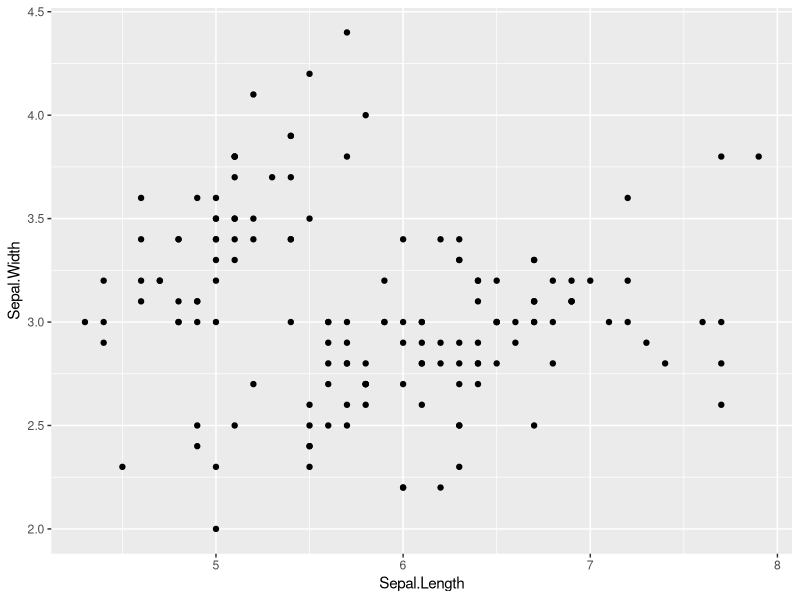
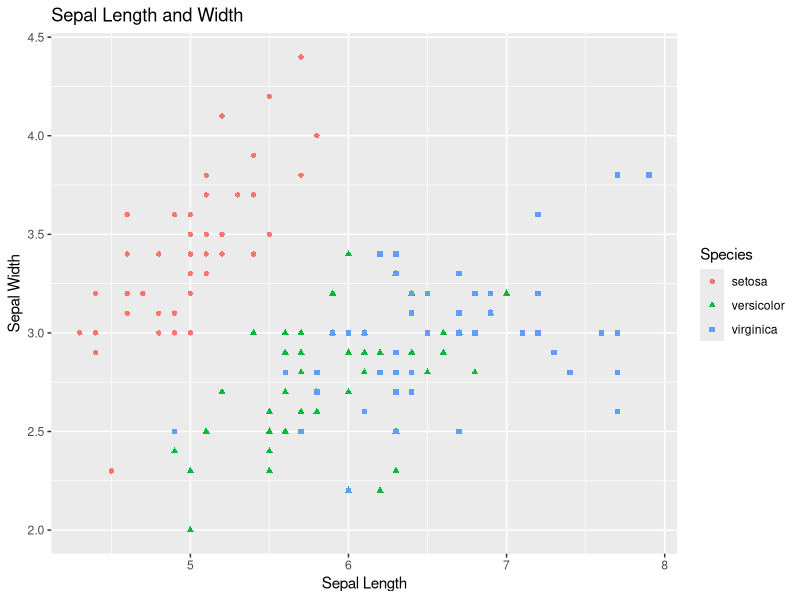
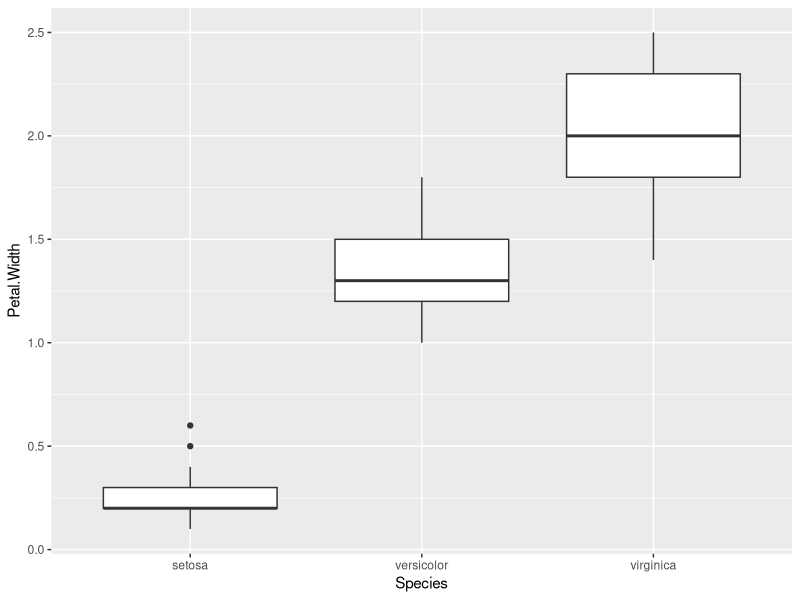
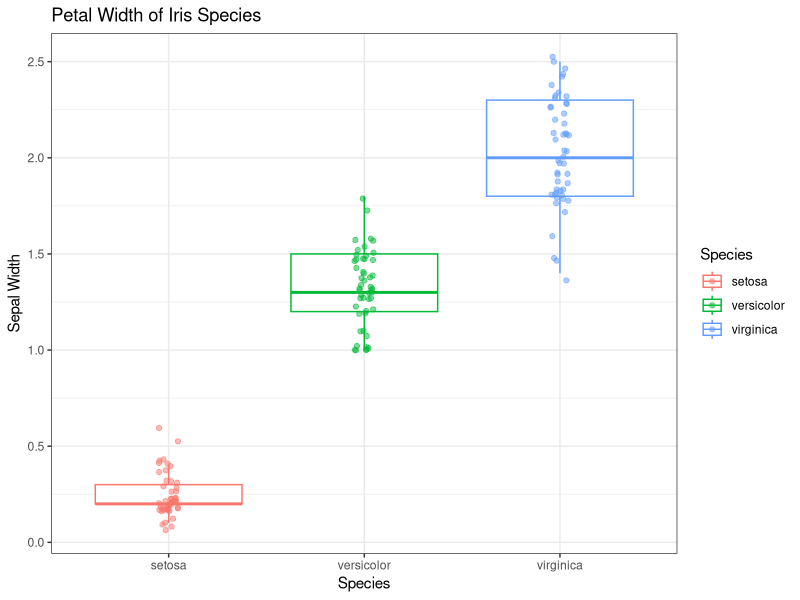

Source code (R) for these figures, in order:
## ---- chunk 1
knitr::opts_chunk$set(echo = TRUE)
## ---- chunk 2
weight_kg <- 55
## ---- chunk 3
df <- data.frame(numeric = c(1,7,3),
                 character = c("S", "A", "M"),
                 logical = c(TRUE, FALSE, TRUE))
df
## ---- chunk 4
tabl <- "
| Column            | Description                                   |
|-------------------|:----------------------------------------------|
| Sepal.Length	     | Sepal length in centimeters                   |                       
| Sepal.Width	     | Sepal width in centimeters                    |
| Petal.Length	     | Petal length in centimeters                   |
| Petal.Width	     | Petal width in centimeters                    |
| Species	          | Name of species name                          |
"
cat(tabl)
## ---- chunk 5
# To see data sets available
data()

# Load the data set of choice, use the data set name as the argument to `data()`
data(iris)
## ---- chunk 6
library(ggplot2)

# Scatter Plot
plot_1 <- ggplot(data = iris, aes(x = Sepal.Length, y = Sepal.Width)) 

# Basic scatter plot adding a `geom_point()` layer
plot_1 + 
  geom_point()

# Colorful scatter plot adding aesthetic mappings to the `geom_point()` layer and labels
plot_1 + 
  geom_point(aes(color = Species, shape = Species)) +
  labs(
    x = "Sepal Length",
    y = "Sepal Width",
    title = "Sepal Length and Width")
## ---- chunk 7
# Boxplot
plot_2 <- ggplot(data = iris, aes(x = Species , y = Petal.Width)) 

# Basic boxplot adding a `geom_boxplot()` layer
plot_2 +
  geom_boxplot()
  
# Colorful boxplot adding more layers and aesthetic mappings to the data
plot_2 + 
  geom_boxplot(aes(color = Species), 
               outlier.colour = NA, 
               position = "dodge") +
  geom_jitter(aes(color = Species, 
                  x = Species), 
              position = position_jitter(width = .05), 
              alpha = 0.5) +
  scale_x_discrete() +
  labs(
    x = "Species", 
    y = "Sepal Width",
    title = "Petal Width of Iris Species") +
  theme_bw()

